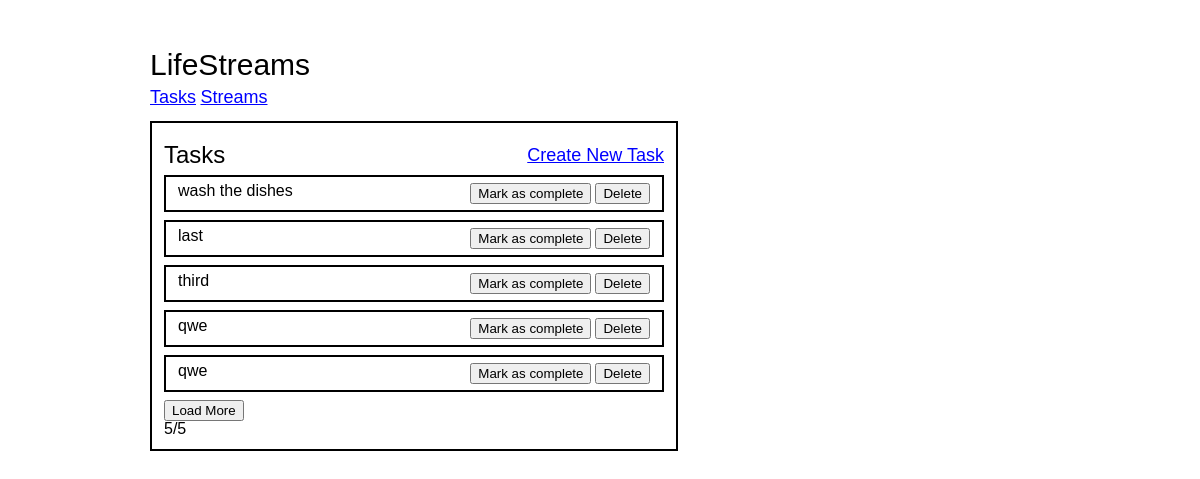
/, run on an earlier commit of the app's database.
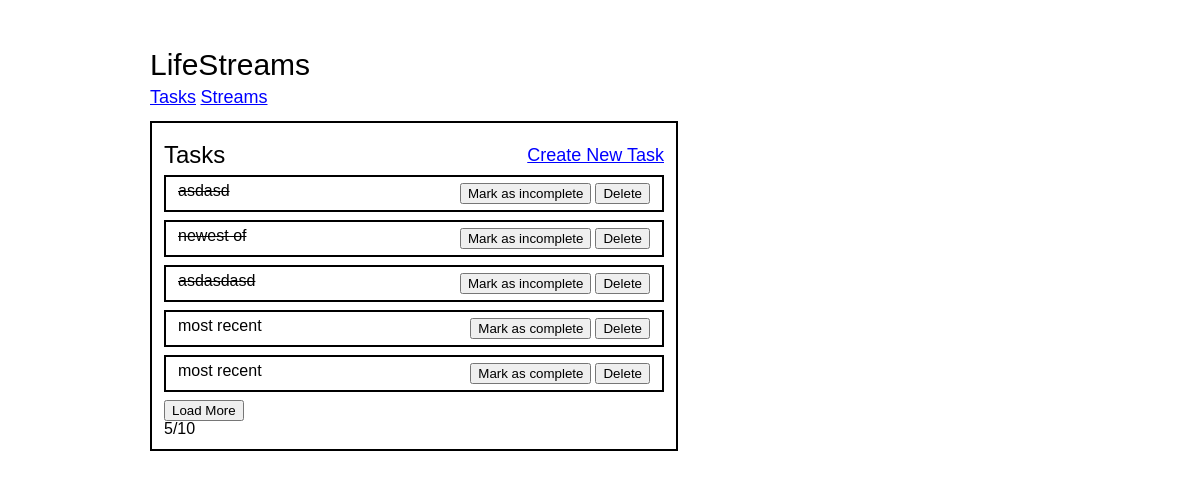
And on a later commit of the database.
### tables this page shows
CREATE TABLE tasks (
  id INTEGER PRIMARY KEY AUTOINCREMENT,
  stream_id INTEGER,
  created TIMESTAMP NOT NULL DEFAULT CURRENT_TIMESTAMP,
  title VARCHAR(100),
  description VARCHAR(100),
  is_completed BOOLEAN DEFAULT FALSE,
  priority_level INTEGER CHECK (priority_level >= 1 AND priority_level <= 5),
  FOREIGN KEY (stream_id) REFERENCES stream (stream_id)
);

### flaskr/task.py (the view)
@bp.route('/', methods=(['GET']))
def index():
    db = get_db()
    sqliteRows = db.execute(
       'SELECT t.id, title, description, priority_level, is_completed, created FROM tasks t ORDER BY created DESC LIMIT 5'
    ).fetchall()
    count = db.execute('SELECT COUNT(*) from tasks').fetchone()[0]
    tasks = []
    for row in sqliteRows:
        tasks.append(dict(row))
    current = len(tasks)
    return render_template('task/index.html', tasks=tasks, count=count, current=current)

### flaskr/db.py (called while the page is built)
def get_db():
    if 'db' not in g:
        g.db = sqlite3.connect(
            current_app.config['DATABASE'],
            detect_types=sqlite3.PARSE_DECLTYPES
        )
        g.db.row_factory = sqlite3.Row
    return g.db

### flaskr/templates/task/index.html (shortened to what this page needs)
{% extends 'base.html' %} {% block header %} {% block stylesheet %}
<link rel="stylesheet" type="text/css" href="{{ url_for('static', filename='styles/task.css') }}"> {% endblock %} {% endblock %} {% block content %}
<section class="content-wrapper">
  <div class="content-wrapper__header">
    <h1>Tasks</h1>
    <a href="{{ url_for('task.create') }}">Create New Task</a>
  </div>
  <ul class="task-list">
    {% for task in tasks %}
    <li class="task-card task_wrapper-{{task.id}}" hx-trigger="click" hx-get="/load_task_details/{{ task.id }}" hx-target=".drawer_content" hx-swap="innerHTML">
      <p class="{% if task.is_completed == 1 %}completed{% endif %}" onclick="openDrawer()">
        {{ task.title }}
      </p>
      <div class="task-buttons">
        <div class="completed_wrapper-{{task.id}}">
          {% if task.is_completed == 1 %}
          <button hx-post="/mark_as_incomplete/{{task.id}}" hx-trigger="click" hx-target=".task_wrapper-{{task.id}}" hx-swap="outerHTML">
              Mark as incomplete
            </button> {% else %}
          <button hx-post="/mark_as_completed/{{task.id}}" hx-trigger="click" hx-target=".task_wrapper-{{task.id}}" hx-swap="outerHTML">
              Mark as complete
            </button> {% endif %}
        </div>
        <button hx-post="/delete_task/{{task.id}}" hx-trigger="click" hx-confirm="Are you sure?" hx-target=".task_wrapper-{{task.id}}" hx-swap="outerHTML">Delete</button>
      </div>
    </li>
    {% endfor %}
    <div class="paginated-tasks">
      <button hx-trigger="click" hx-post="/load_more_tasks/1" hx-target=".paginated-tasks" hx-swap="outerHTML">
        Load More
      </button>
      <p>{{ current }}/{{ count }}</p>
    </div>
  </ul>
</section>
{% endblock %}

What changed in the data, as far as the page shows it:
no longer on this page (row unchanged): tasks: title "wash the dishes"
no longer on this page (row edited): tasks: title "last"
no longer on this page (row edited): tasks: title "third"
no longer on this page (row unchanged): tasks: title "qwe"
no longer on this page (row unchanged): tasks: title "qwe"
added tasks: title "asdasd", is_completed True (drawn)
added tasks: title "newest of", is_completed True (drawn)
added tasks: title "asdasdasd", is_completed True (drawn)
added tasks: title "most recent"
added tasks: title "most recent"
Also different on the page:
{{ count }}: "5" → "10"
